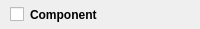
<?xml version="1.0" encoding="UTF-8"?>
<ui version="4.0">
 <class>UIComponentHeader</class>
 <widget class="QWidget" name="UIComponentHeader">
  <property name="geometry">
   <rect>
    <x>0</x>
    <y>0</y>
    <width>200</width>
    <height>29</height>
   </rect>
  </property>
  <property name="windowTitle">
   <string>Form</string>
  </property>
  <layout class="QHBoxLayout" name="horizontalLayout">
   <property name="leftMargin">
    <number>10</number>
   </property>
   <property name="topMargin">
    <number>0</number>
   </property>
   <property name="rightMargin">
    <number>0</number>
   </property>
   <property name="bottomMargin">
    <number>0</number>
   </property>
   <item>
    <widget class="QCheckBox" name="checkBox">
     <property name="text">
      <string/>
     </property>
    </widget>
   </item>
   <item>
    <widget class="QLabel" name="label">
     <property name="font">
      <font>
       <weight>75</weight>
       <bold>true</bold>
      </font>
     </property>
     <property name="text">
      <string>Component</string>
     </property>
    </widget>
   </item>
   <item>
    <spacer name="horizontalSpacer">
     <property name="orientation">
      <enum>Qt::Horizontal</enum>
     </property>
     <property name="sizeHint" stdset="0">
      <size>
       <width>40</width>
       <height>20</height>
      </size>
     </property>
    </spacer>
   </item>
   <item>
    <widget class="QPushButton" name="menuButton">
     <property name="sizePolicy">
      <sizepolicy hsizetype="Minimum" vsizetype="Minimum">
       <horstretch>0</horstretch>
       <verstretch>0</verstretch>
      </sizepolicy>
     </property>
     <property name="maximumSize">
      <size>
       <width>22</width>
       <height>22</height>
      </size>
     </property>
     <property name="text">
      <string/>
     </property>
     <property name="icon">
      <iconset resource="../resources.qrc">
       <normaloff>:/Resources/inspector_popup.png</normaloff>:/Resources/inspector_popup.png</iconset>
     </property>
     <property name="flat">
      <bool>true</bool>
     </property>
    </widget>
   </item>
  </layout>
 </widget>
 <resources>
  <include location="../resources.qrc"/>
 </resources>
 <connections/>
</ui>
